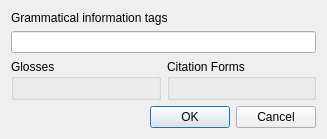
<?xml version="1.0" encoding="UTF-8"?>
<ui version="4.0">
 <class>CreateLexicalEntryDialog</class>
 <widget class="QDialog" name="CreateLexicalEntryDialog">
  <property name="geometry">
   <rect>
    <x>0</x>
    <y>0</y>
    <width>327</width>
    <height>129</height>
   </rect>
  </property>
  <property name="windowTitle">
   <string>Dialog</string>
  </property>
  <layout class="QVBoxLayout" name="verticalLayout">
   <item>
    <widget class="QLabel" name="label">
     <property name="sizePolicy">
      <sizepolicy hsizetype="Preferred" vsizetype="Minimum">
       <horstretch>0</horstretch>
       <verstretch>0</verstretch>
      </sizepolicy>
     </property>
     <property name="text">
      <string>Grammatical information tags</string>
     </property>
     <property name="alignment">
      <set>Qt::AlignLeading|Qt::AlignLeft|Qt::AlignTop</set>
     </property>
    </widget>
   </item>
   <item>
    <widget class="LingEdit" name="grammaticalInformation"/>
   </item>
   <item>
    <layout class="QHBoxLayout" name="horizontalLayout">
     <item>
      <widget class="QGroupBox" name="groupBox_3">
       <property name="title">
        <string>Glosses</string>
       </property>
       <layout class="QVBoxLayout" name="verticalLayout_2">
        <item>
         <layout class="QVBoxLayout" name="glossLayout"/>
        </item>
       </layout>
      </widget>
     </item>
     <item>
      <widget class="QGroupBox" name="groupBox">
       <property name="title">
        <string>Citation Forms</string>
       </property>
       <layout class="QVBoxLayout" name="verticalLayout_3">
        <item>
         <layout class="QVBoxLayout" name="citationFormLayout"/>
        </item>
       </layout>
      </widget>
     </item>
    </layout>
   </item>
   <item>
    <widget class="QDialogButtonBox" name="buttonBox">
     <property name="orientation">
      <enum>Qt::Horizontal</enum>
     </property>
     <property name="standardButtons">
      <set>QDialogButtonBox::Cancel|QDialogButtonBox::Ok</set>
     </property>
    </widget>
   </item>
  </layout>
 </widget>
 <customwidgets>
  <customwidget>
   <class>LingEdit</class>
   <extends>QLineEdit</extends>
   <header>lingedit.h</header>
  </customwidget>
 </customwidgets>
 <resources/>
 <connections>
  <connection>
   <sender>buttonBox</sender>
   <signal>accepted()</signal>
   <receiver>CreateLexicalEntryDialog</receiver>
   <slot>accept()</slot>
   <hints>
    <hint type="sourcelabel">
     <x>248</x>
     <y>254</y>
    </hint>
    <hint type="destinationlabel">
     <x>157</x>
     <y>274</y>
    </hint>
   </hints>
  </connection>
  <connection>
   <sender>buttonBox</sender>
   <signal>rejected()</signal>
   <receiver>CreateLexicalEntryDialog</receiver>
   <slot>reject()</slot>
   <hints>
    <hint type="sourcelabel">
     <x>316</x>
     <y>260</y>
    </hint>
    <hint type="destinationlabel">
     <x>286</x>
     <y>274</y>
    </hint>
   </hints>
  </connection>
 </connections>
</ui>
